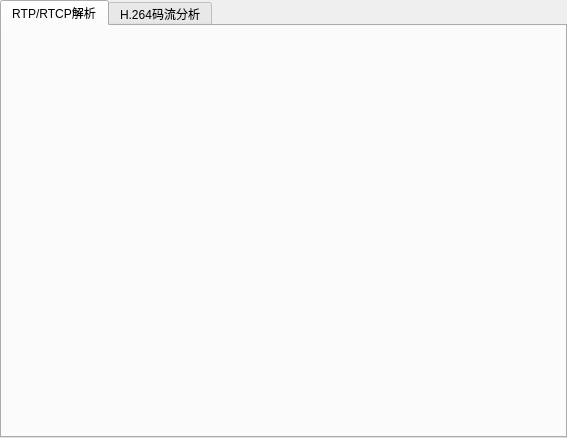
<?xml version="1.0" encoding="UTF-8"?>
<ui version="4.0">
 <class>FormAvAnalyzer</class>
 <widget class="QWidget" name="FormAvAnalyzer">
  <property name="geometry">
   <rect>
    <x>0</x>
    <y>0</y>
    <width>567</width>
    <height>438</height>
   </rect>
  </property>
  <property name="windowTitle">
   <string>Form</string>
  </property>
  <widget class="QTabWidget" name="tabWidget_AvAnalyzer">
   <property name="geometry">
    <rect>
     <x>0</x>
     <y>0</y>
     <width>567</width>
     <height>438</height>
    </rect>
   </property>
   <property name="currentIndex">
    <number>0</number>
   </property>
   <widget class="FormRtpAnalyzer" name="tab_RtpAnalyzer">
    <attribute name="title">
     <string>RTP/RTCP解析</string>
    </attribute>
   </widget>
   <widget class="FormH264Analyzer" name="tab_H264Analyzer">
    <attribute name="title">
     <string>H.264码流分析</string>
    </attribute>
   </widget>
  </widget>
 </widget>
 <customwidgets>
  <customwidget>
   <class>FormRtpAnalyzer</class>
   <extends>QWidget</extends>
   <header location="global">formrtpanalyzer.h</header>
   <container>1</container>
  </customwidget>
  <customwidget>
   <class>FormH264Analyzer</class>
   <extends>QWidget</extends>
   <header location="global">formh264analyzer.h</header>
   <container>1</container>
  </customwidget>
 </customwidgets>
 <resources/>
 <connections/>
</ui>
